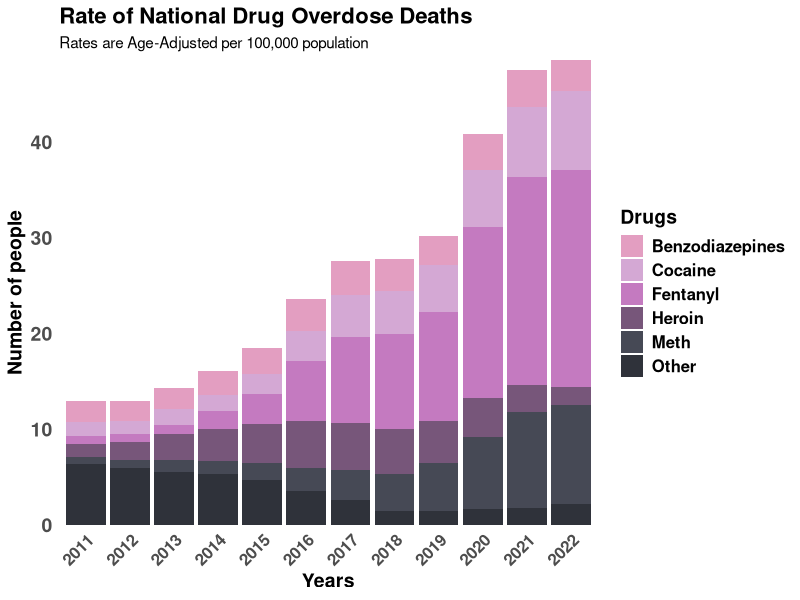

Write the R code that produced this figure.
library(dplyr)
library(tidyr)
library(ggplot2)


#Creating data frame
df <- read.csv("Bar_Plot.csv", sep=";")
df2 <- df %>% filter(!grepl("Male", Data) & !grepl("Female", Data) & !endsWith(Data, "WITHOUT Synthetic Opioids other than Methadone") & !endsWith(Data, "AND Synthetic Opioids other than Methadone"));
df3 <- df2[-c(3,6, 7, 8),-c(26)]
df3$Data <- c("Total Overdose Deaths", "Any Opioid", "Fentanyl", "Heroin", "Cocaine", "Cocaine + Any Opioid", "Cocaine w/o Opioids", "Meth & SAP", "Meth & SAP + Any Opioid", "Meth & SAP w/o Opioids", "Benzodiazepines", "Benzodiazepines + Any Opioid", "Benzodiazepines w/o Opioids", "Antidepressants", "Antidepressants + Any Opioid", "Antidepressants w/o Opioids")
df4 <- df3[-c(5,8,11,14), ]
df5 <- t(df4)
colnames(df5)<- df5[1,]
df6 <- as.data.frame(df5[-1, , drop = FALSE])

df7 <- df6 %>% mutate(across(everything(), ~ as.numeric(gsub(",", ".", .)))) %>%
  mutate(`Any Opioid` = round(`Any Opioid` - `Fentanyl` - `Heroin`, digits=2)) %>% mutate(`Any Opioid` = ifelse(`Any Opioid` < 0, 0, `Any Opioid`)) %>%
  rename(`Other Opioids` = `Any Opioid`)
years <- rownames(df7)
colnames <- colnames(df7)
df8 <- expand.grid(year = years, drug = colnames)
df9 <- df8 %>%
  mutate(
    value = mapply(function(y, d) df7[y, d], as.character(year), as.character(drug))
  )

#Choosing color palette
palette <- c(  "#E39EC1", "#D4A8D4", "#C47AC0", "#77567A", "#464955","#2F323A", "#C47AC0")
#Final mutates
df10 <- df9 %>% filter(drug != "Total Overdose Deaths") %>% mutate(year  = as.character(year)) %>% mutate(year = substr(year, nchar(year) - 3, nchar(year)))
df11 <- df10 %>% filter(as.numeric(year)> 2010)
df12 <- df11 %>%
  mutate(drug = case_when(
    drug %in% c("Other Opioids", "Antidepressants") ~ "Other",
    drug %in% c("Cocaine + Any Opioid", "Cocaine w/o Opioids") ~ "Cocaine",
    drug %in% c("Meth & SAP w/o Opioids", "Meth & SAP + Any Opioid") ~ "Meth",
    drug %in% c("Benzodiazepines w/o Opioids", "Benzodiazepines + Any Opioid") ~ "Benzodiazepines",
    drug %in% c("Antidepressants + Any Opioid", "Antidepressants w/o Opioids") ~ "Other",
    TRUE ~ drug
  ))

#Creating our plot
ggplot(df12, aes(x = year, y = value, fill = drug)) +
  geom_col() +
  labs(
    title = "Rate of National Drug Overdose Deaths",
    subtitle = "Rates are Age-Adjusted per 100,000 population",
    y = "Number of people",
    x = "Years",
    fill = "Drugs"
  ) +
  scale_fill_manual(values = palette) +
  scale_y_continuous(expand = c(0, 0)) +
  theme_minimal() +
      theme(
        panel.grid.major = element_blank(),
        panel.grid.minor = element_blank(),
        axis.title = element_text(size = 14, face = "bold"),
        axis.text = element_text(size = 14, face = "bold"),
        plot.title = element_text(size = 16, face = "bold"),
        axis.text.x = element_text(size = 12, angle = 45, hjust = 1),
        strip.text = element_text(size = 14, face = "bold"),
        legend.title = element_text(size = 14, face = "bold"),
        legend.text = element_text(size = 12, face = "bold")
      )

